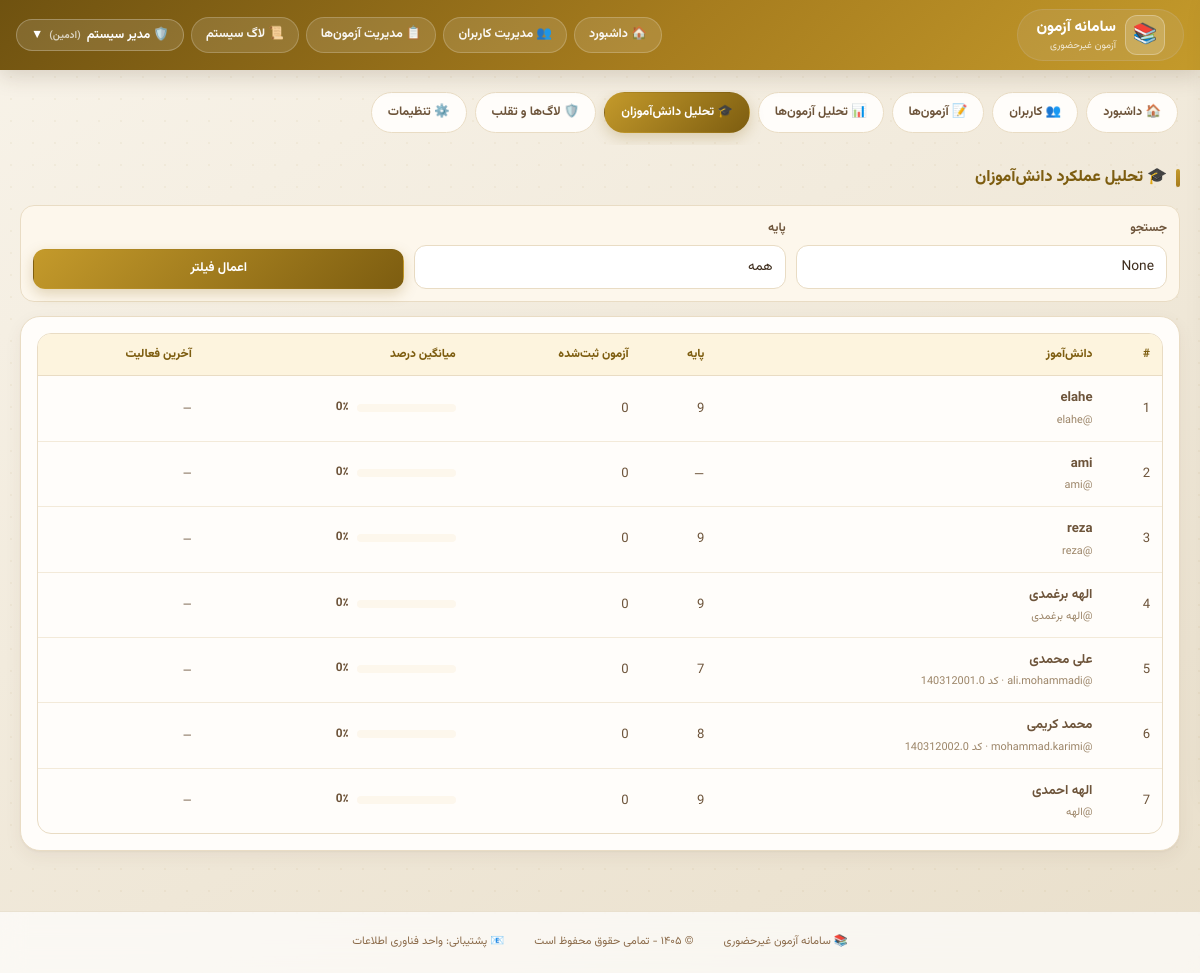
The app's page /admin-panel/analytics/students/ (signed in), older data.
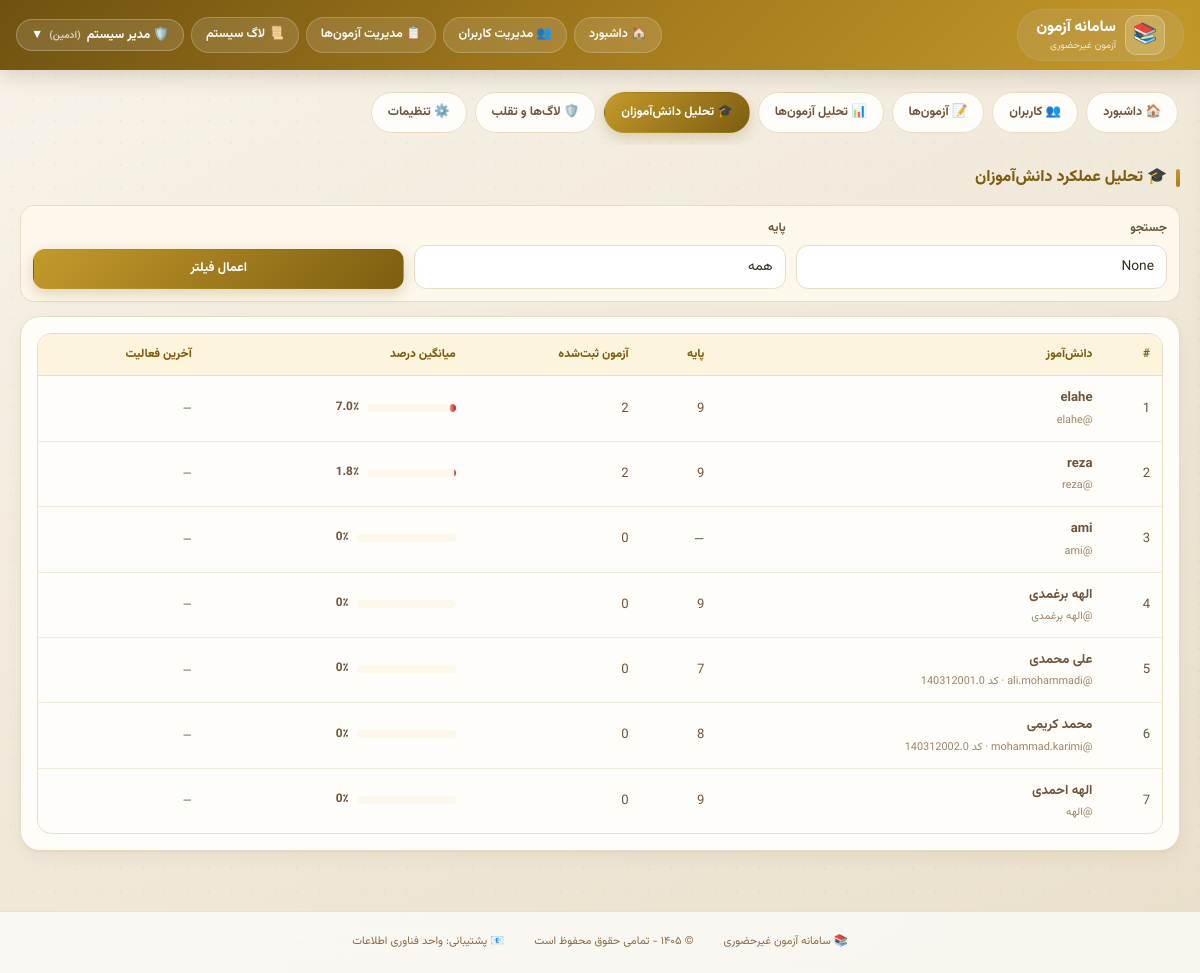
The same page, newer data.
### accounts/models.py (models this page shows, shortened)
class User(AbstractUser):
    ROLE_CHOICES = [
        ('admin', 'ادمین'),
        ('teacher', 'معلم'),
        ('student', 'دانش‌آموز'),
    ]
    role = models.CharField(max_length=10, choices=ROLE_CHOICES, default='student')
    grade = models.ForeignKey(Grade, on_delete=models.SET_NULL, null=True, blank=True)
    student_code = models.CharField(max_length=10, unique=True, null=True, blank=True)
    phone = models.CharField(max_length=15, blank=True)

class Grade(models.Model):
    GRADE_CHOICES = [
        ('7', 'هفتم'),
        ('8', 'هشتم'),
        ('9', 'نهم'),
    ]
    name = models.CharField(max_length=20, choices=GRADE_CHOICES, unique=True)

### exams/models.py (models this page shows, shortened)
class ExamAttempt(models.Model):
    STATUS_CHOICES = [
        ('not_started', 'شروع نشده'),
        ('in_progress', 'در حال انجام'),
        ('submitted', 'ثبت نهایی شده'),
        ('timeout', 'زمان تمام شده'),
    ]
    student = models.ForeignKey(settings.AUTH_USER_MODEL, on_delete=models.CASCADE)
    exam = models.ForeignKey(Exam, on_delete=models.CASCADE)
    status = models.CharField(max_length=20, choices=STATUS_CHOICES, default='not_started')
    started_at = models.DateTimeField(null=True, blank=True)
    submitted_at = models.DateTimeField(null=True, blank=True)
    class Meta:
        unique_together = ['student', 'exam']

### admin_panel/views.py (the view, shortened to what this page needs)
# urls.py: path('analytics/students/', views.student_analytics, name='student_analytics'),
@login_required
def student_analytics(request):
    if request.user.role != 'admin':
        raise PermissionDenied('دسترسی غیرمجاز')
    grade_id = request.GET.get('grade')
    search = request.GET.get('search')
    students = User.objects.filter(role='student')
    if grade_id:
        students = students.filter(grade_id=grade_id)
    students_data = []
    for student in students:
        total_exams = ExamAttempt.objects.filter(student=student, status='submitted').count()
        total_score = Decimal('0')
        total_possible = Decimal('0')
        for attempt in ExamAttempt.objects.filter(student=student, status='submitted'):
            for question in attempt.exam.questions.all():
                answer = StudentAnswer.objects.filter(student=student, question=question).first()
                total_possible += to_decimal(question.max_score)
                if answer and answer.score_obtained:
                    total_score += to_decimal(answer.score_obtained)
        avg_percentage = float(total_score / total_possible * 100) if total_possible > 0 else 0
        last_attempt = ExamAttempt.objects.filter(student=student).order_by('-submitted_at').first()
        students_data.append({
            'student': student,
            'total_exams': total_exams,
            'avg_percentage': round(avg_percentage, 1),
            'last_activity': last_attempt.submitted_at if last_attempt else None,
        })
    students_data.sort(key=lambda x: x['avg_percentage'], reverse=True)
    grades = Grade.objects.all()
    return render(request, 'admin_panel/student_analytics.html', {
        'students_data': students_data,
        'grades': grades,
        'selected_grade': grade_id,
        'search': search,
    })

### admin_panel/views.py (called while the page is built)
def to_decimal(value, default=Decimal('0')):
    if value is None or value == '':
        return default
    if isinstance(value, Decimal):
        return value
    try:
        return Decimal(str(value))
    except (InvalidOperation, ValueError, TypeError):
        return default

### exams/context_processors.py (called while the page is built)
def announcements(request):
    user = getattr(request, 'user', None)
    if user is None or not getattr(user, 'is_authenticated', False) or user.role != 'student':
        return {}
    qs = Announcement.objects.filter(Q(grade__isnull=True) | Q(grade_id=user.grade_id))
    return {'bell_announcements': list(qs[:8]), 'bell_count': qs.count()}

### student_panel/templatetags/jalali_tags.py (called while the page is built)
@register.filter
def to_jalali(date):
    if not date:
        return ''
    try:
        jalali_date = jdatetime.datetime.fromgregorian(datetime=date)
        return jalali_date.strftime('%Y/%m/%d %H:%M')
    except:
        return date.strftime('%Y/%m/%d %H:%M')

### templates/admin_panel/student_analytics.html (shortened to what this page needs)
{% extends 'base.html' %}
{% load static %}
{% load jalali_tags %}
{% block content %}
{% include 'admin_panel/_admin_nav.html' %}
<div class="page-title">🎓 تحلیل عملکرد دانش‌آموزان</div>
<form class="filters" method="get">
    <div class="filter-group">
        <label>جستجو</label>
        <input type="text" name="search" value="{{ search }}" placeholder="نام، نام کاربری یا کد…">
    </div>
    <div class="filter-group">
        <label>پایه</label>
        <select name="grade">
            <option value="">همه</option>
        </select>
    </div>
    <button type="submit" class="btn btn-filter"> اعمال فیلتر</button>
</form>
<div class="card" style="margin-top:14px;">
    {% if students_data %}
    <table>
        <thead>
        <tr><th>#</th><th>دانش‌آموز</th><th>پایه</th><th>آزمون ثبت‌شده</th><th>میانگین درصد</th><th>آخرین فعالیت</th></tr>
        </thead>
        <tbody>
        {% for row in students_data %}
        <tr>
            <td>{{ forloop.counter }}</td>
            <td><b>{{ row.student.get_full_name|default:row.student.username }}</b><div style="font-size:.68rem; color:var(--ink3);">@{{ row.student.username }}{% if row.student.student_code %} · کد {{ row.student.student_code }}{% endif %}</div></td>
            <td>{{ row.student.grade.name|default:'—' }}</td>
            <td>{{ row.total_exams }}</td>
            <td>
                <span style="display:inline-flex; align-items:center; gap:8px; min-width:120px;">
                    <span class="bar-wrap" style="flex:1;"><span class="bar-fill {% if row.avg_percentage >= 50 %}ok{% else %}err{% endif %}" style="display:block; width:{{ row.avg_percentage }}%;"></span></span>
                    <b style="font-size:.74rem;">{{ row.avg_percentage }}٪</b>
                </span>
            </td>
            <td style="font-size:.72rem;">{{ row.last_activity|to_jalali|default:'—' }}</td>
        </tr>
        {% endfor %}
        </tbody>
    </table>
    {% else %}
    <div class="empty-state">🔍 دانش‌آموزی با این فیلترها یافت نشد.</div>
    {% endif %}
</div>
{% endblock %}

### templates/base.html (shortened to what this page needs)
<!DOCTYPE html>
<html dir="rtl" lang="fa">
<head>
    {% load static %}
    <link rel="stylesheet" href="{% static 'css/site.css' %}?v=1">
</head>
<body>
<div class="navbar">
    <div class="nav-container">
        <div class="logo">
            <span class="logo-icon">📚</span>
            <div>
                <div class="logo-text">سامانه آزمون</div>
                <div class="logo-sub">آزمون غیرحضوری</div>
            </div>
        </div>
        <div class="nav-links">
            {% if user.is_authenticated %}
                {% if user.role == 'admin' %}
                    <a href="{% url 'admin_dashboard' %}" class="nav-link">🏠 داشبورد</a>
                    <a href="{% url 'manage_users' %}" class="nav-link">👥 مدیریت کاربران</a>
                    <a href="{% url 'manage_exams' %}" class="nav-link">📋 مدیریت آزمون‌ها</a>
                    <a href="{% url 'system_logs' %}" class="nav-link">📜 لاگ سیستم</a>
                {% elif user.role == 'teacher' %}
                    <a href="{% url 'teacher_dashboard' %}" class="nav-link">🏠 داشبورد</a>
                    <a href="{% url 'create_exam' %}" class="nav-link">➕ آزمون جدید</a>
                    <a href="{% url 'question_bank' %}" class="nav-link">📚 بانک سوال</a>
                    <a href="{% url 'groups' %}" class="nav-link">👥 گروه‌ها</a>
                {% endif %}
                <div class="dropdown" id="userDropdown">
                    <button class="dropdown-btn" id="dropdownBtn">
                        {% if user.role == 'admin' %}🛡️
                        {% elif user.role == 'teacher' %}👨‍🏫
                        {% else %}👤{% endif %}
                        {{ user.get_full_name|default:user.username }}
                        <span style="font-size: 10px; opacity: 0.7;">
                            ({% if user.role == 'admin' %}ادمین{% elif user.role == 'teacher' %}معلم{% else %}دانش‌آموز{% endif %})
                        </span>
                        ▼
                    </button>
                </div>
            {% else %}
                <a href="{% url 'login' %}" class="nav-link">🔐 ورود</a>
            {% endif %}
        </div>
    </div>
</div>
<div class="main-content">
    {% block content %}{% endblock %}
</div>
<div class="footer">
    <div class="footer-content">
        <span>📚 سامانه آزمون غیرحضوری</span>
        <span>© ۱۴۰۵ - تمامی حقوق محفوظ است</span>
        <span>📧 پشتیبانی: واحد فناوری اطلاعات</span>
    </div>
</div>
</body>
</html>

### templates/admin_panel/_admin_nav.html (shortened to what this page needs)
{% url 'admin_dashboard' as u_dash %}
{% url 'manage_users' as u_users %}
{% url 'manage_exams' as u_exams %}
{% url 'exam_analytics' as u_ana_e %}
{% url 'student_analytics' as u_ana_s %}
{% url 'system_logs' as u_logs %}
{% url 'system_settings' as u_set %}
<div class="admin-nav">
    <a href="{{ u_dash }}" class="{% if request.path == u_dash %}on{% endif %}">🏠 داشبورد</a>
    <a href="{{ u_users }}" class="{% if request.path == u_users %}on{% endif %}">👥 کاربران</a>
    <a href="{{ u_exams }}" class="{% if request.path == u_exams %}on{% endif %}">📝 آزمون‌ها</a>
    <a href="{{ u_ana_e }}" class="{% if request.path == u_ana_e %}on{% endif %}">📊 تحلیل آزمون‌ها</a>
    <a href="{{ u_ana_s }}" class="{% if request.path == u_ana_s %}on{% endif %}">🎓 تحلیل دانش‌آموزان</a>
    <a href="{{ u_logs }}" class="{% if request.path == u_logs %}on{% endif %}">🛡️ لاگ‌ها و تقلب</a>
    <a href="{{ u_set }}" class="{% if request.path == u_set %}on{% endif %}">⚙️ تنظیمات</a>
</div>

### templates/base.html (style rules this page uses)
* { margin: 0; padding: 0; box-sizing: border-box; }
body { font-family: 'Vazirmatn', 'Segoe UI', Tahoma, system-ui, sans-serif; background: linear-gradient(145deg, #f8f6f2 0%, #f0ece4 100%); min-height: 100vh; display: flex; flex-direction: column; }
.navbar { position: sticky; top: 0; z-index: 1000; background: rgba(255, 255, 255, 0.75); backdrop-filter: blur(16px); -webkit-backdrop-filter: blur(16px); border-bottom: 1px solid rgba(200, 180, 140, 0.4); box-shadow: 0 4px 20px rgba(0, 0, 0, 0.05); }
.nav-container { max-width: 1400px; margin: 0 auto; display: flex; justify-content: space-between; align-items: center; padding: 10px 24px; gap: 15px; }
.logo { display: flex; align-items: center; gap: 10px; background: rgba(200, 180, 140, 0.2); padding: 5px 18px; border-radius: 50px; border: 1px solid rgba(200, 180, 140, 0.3); transition: all 0.3s; }
.logo-icon { font-size: 26px; }
.logo-text { font-size: 17px; font-weight: 700; color: #5a3e2b; }
.logo-sub { font-size: 9px; color: #8b6b4a; }
.nav-links { display: flex; gap: 10px; align-items: center; flex-wrap: wrap; }
.nav-link { color: #5a3e2b; text-decoration: none; padding: 8px 18px; border-radius: 40px; transition: all 0.25s; font-size: 0.8rem; font-weight: 600; background: rgba(200, 180, 140, 0.12); border: 1px solid rgba(200, 180, 140, 0.2); }
.dropdown { position: relative; }
.dropdown-btn { background: rgba(200, 180, 140, 0.15); border: 1px solid rgba(200, 180, 140, 0.25); color: #5a3e2b; padding: 8px 18px; border-radius: 40px; cursor: pointer; font-size: 0.8rem; font-weight: 600; display: flex; align-items: center; gap: 8px; transition: all 0.25s; }
.main-content { flex: 1; max-width: 1400px; margin: 20px auto; padding: 0 20px; width: 100%; }
.footer { background: rgba(255, 255, 255, 0.7); backdrop-filter: blur(12px); border-top: 1px solid rgba(200, 180, 140, 0.35); padding: 20px; text-align: center; color: #8b6b4a; font-size: 0.7rem; margin-top: 40px; }
.footer-content { max-width: 1400px; margin: 0 auto; display: flex; justify-content: center; gap: 30px; flex-wrap: wrap; }

Row changes from the older to the newer data that the page shows:
changed User "elahe": total_exams "0" → "2"; avg_percentage "0" → "7.0"
changed User "reza": total_exams "0" → "2"; avg_percentage "0" → "1.8"; moves up the list
